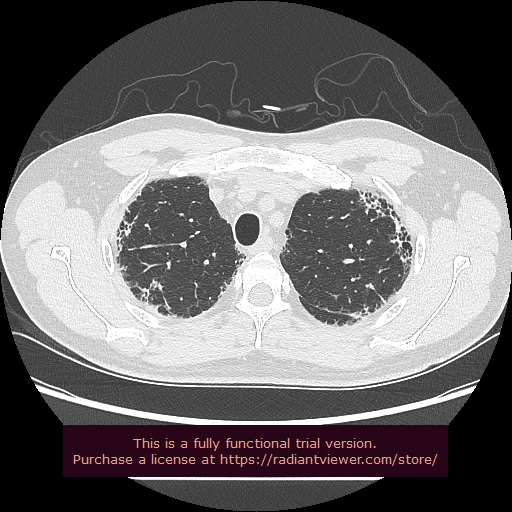
#> input picture test/honeycombing/0100001.jpg, 512 x 512 px
$ jupyter execute --allow-errors '尝试：直方图均衡.ipynb'
#> lines starting #> are read from the running program, lines starting #| are printed output that depends on the picture; after the words box and inside, x2 and y2 are one past the last pixel; in counts of white or black regions, pixels touching at a corner belong together; long printed decimals are rounded
[cell 1]
import cv2 as cv
import matplotlib.pyplot as plt
import numpy as np

[cell 2]
img=cv.imread("test/honeycombing/0100001.jpg")#转换成灰度图
#> img is the input picture: shape (512, 512, 3); mean B, G, R 111.1, 109.8, 112.7
print(img.shape)
#| (512, 512, 3)
img=cv.cvtColor(img,cv.COLOR_BGR2GRAY)
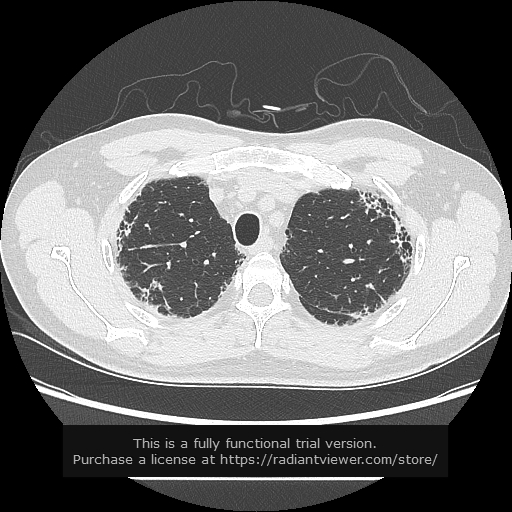
#> img: shape (512, 512); min 0, max 255, mean 110.8
plt.imshow(img,cmap="gray")

[cell 3]
#全局阈值分割
meanGray=img.mean() #平均灰度值
#> meanGray = 110.8
ret,thresh=cv.threshold(img,meanGray,255,cv.THRESH_BINARY)
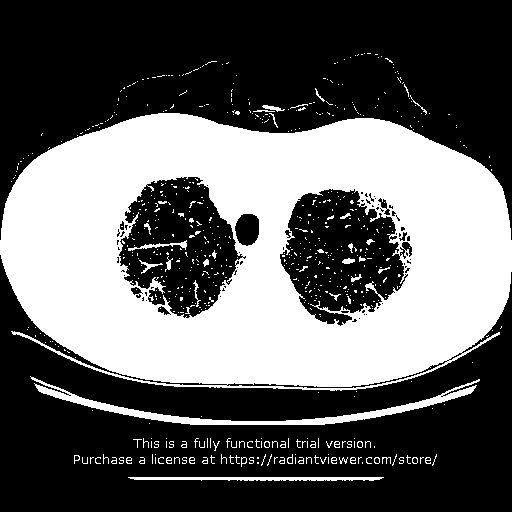
#> thresh: shape (512, 512); 38.6% white; 650 white regions (595 under 20 px), largest, box (x1, y1, x2, y2) and area: (0, 113, 512, 391) 93552, (30, 376, 480, 425) 2987, (128, 477, 384, 481) 840
#> ret = 110
T=meanGray
#> T = 110.8

result=[]
T_last=0
print(abs(T_last-T))
#| 110.832
while abs(T_last-T)>0.1:
    T_last=T
    zero_value=0
    zero_num=0
    one_value=0
    one_num=0
    for i in range(img.shape[0]):
        for j in range(img.shape[1]):
            if thresh[i,j]==0:
                zero_num+=1
                zero_value+=img[i,j]
            else:
                one_num+=1
                one_value+=img[i,j]

    T=((zero_value/zero_num)+(one_value/one_num))/2 #计算前景和背景的平均灰度

    meanGray=T
    print(meanGray)
    ret,thresh=cv.threshold(img,meanGray,255,cv.THRESH_BINARY)
    result.append(thresh)
#> this loop made 4 passes
#> (T_last, T, meanGray, ret) on passes 1 to 4: (110.8, 131.1, 131.1, 131), (131.1, 133.1, 133.1, 133), (133.1, 133.2, 133.2, 133), (133.2, 133.2, 133.2, 133)
#| 131.115
#| 133.053
#| 133.171
#| 133.171
#> pass 1, `ret,thresh=cv.threshold(img,meanGray,255,cv.THRESH_BINARY)`:
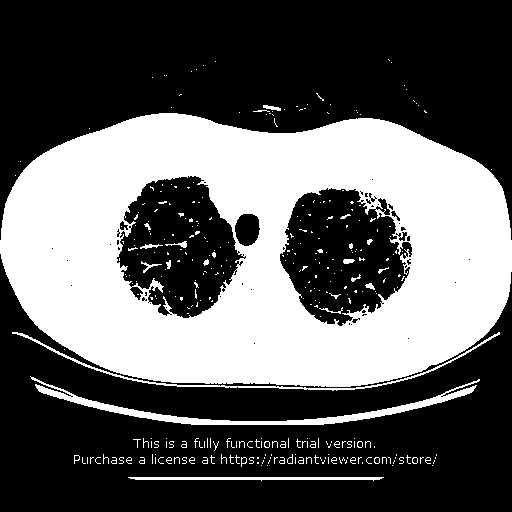
#> thresh: shape (512, 512); 37.6% white; 339 white regions (301 under 20 px), largest, box (x1, y1, x2, y2) and area: (0, 113, 512, 387) 91253, (30, 376, 480, 425) 2885, (12, 332, 500, 391) 1096
#> pass 2, `ret,thresh=cv.threshold(img,meanGray,255,cv.THRESH_BINARY)`:
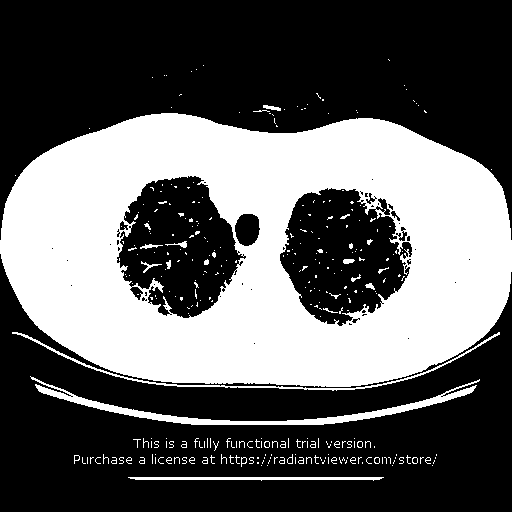
#> thresh: shape (512, 512); 37.5% white; 322 white regions (285 under 20 px)
#> after the loop, result = 4 items
plt.imshow(thresh,cmap="gray")

[cell 4]
contours, hierarchy = cv.findContours(thresh,cv.RETR_EXTERNAL, cv.CHAIN_APPROX_SIMPLE)
#> contours = 157 contours, 145 with area under 20; largest, box (x1, y1, x2, y2) and area: (0, 113, 512, 387) 116147, (30, 376, 480, 425) 2354, (12, 332, 500, 391) 596, (128, 477, 384, 481) 499, (263, 105, 281, 111) 41
maxArea=0
maxContour=[]
index=0
for i in range(len(contours)):
    area = cv.contourArea(contours[i])
    if area>maxArea:
        maxArea=area
        maxContour=contours[i]
#> this loop made 157 passes
#> (area, maxArea) on passes 1, 120, 130: (499, 499), (2354.5, 2354.5), (116147, 116147)
#> area on passes 17, 23, 43: 28, 28, 28.5
#> after the loop, maxArea = 116147; maxContour = contour of 604 points, box (x1, y1, x2, y2) (0, 113, 512, 387), area 116147

i=cv.drawContours(img, [maxContour], 0, (0,150,100), 3)
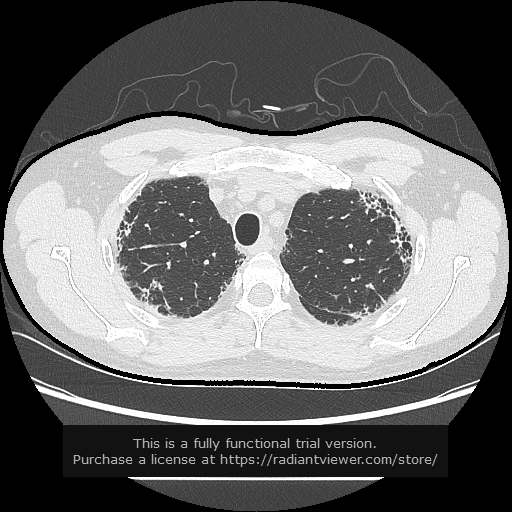
#> i: shape (512, 512); min 0, max 255, mean 107
plt.imshow(i,cmap="gray")

[cell 5]
#判断点是否在最大连通区域轮廓内,制作掩模
mask=thresh.copy()
isIn=0
for i in range(thresh.shape[0]):
    for j in range(thresh.shape[1]):
        isIn=cv.pointPolygonTest(maxContour,(j,i),False)
        if isIn==1:
            mask[i,j]=0
        else:
            mask[i,j]=255
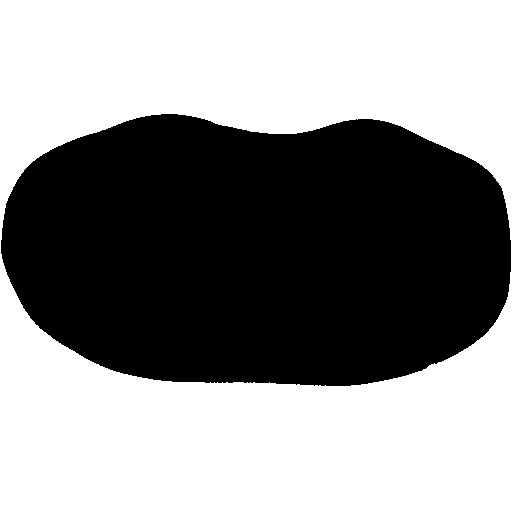
#> mask: shape (512, 512); 55.9% white; 1 black region, box (x1, y1, x2, y2) and area: (1, 114, 511, 386) 115531


plt.imshow(mask,cmap="gray")

[cell 6]
#提取中间的区域
extract=np.zeros((img.shape),np.uint8)
for i in range(thresh.shape[0]):
    for j in range(thresh.shape[1]):
        if mask[i,j]==0:
            extract[i,j]=img[i,j]
        else:
            extract[i,j]=255
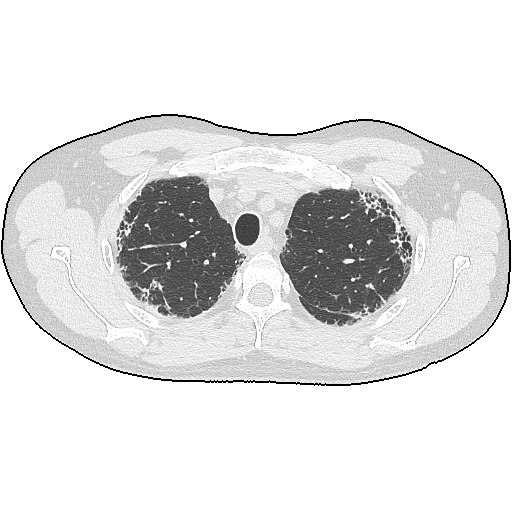
#> extract: shape (512, 512); min 0, max 255, mean 225.7

plt.imshow(extract,cmap="gray")

[cell 7]
#取反
ret,thresh=cv.threshold(extract,127,255,cv.THRESH_BINARY)
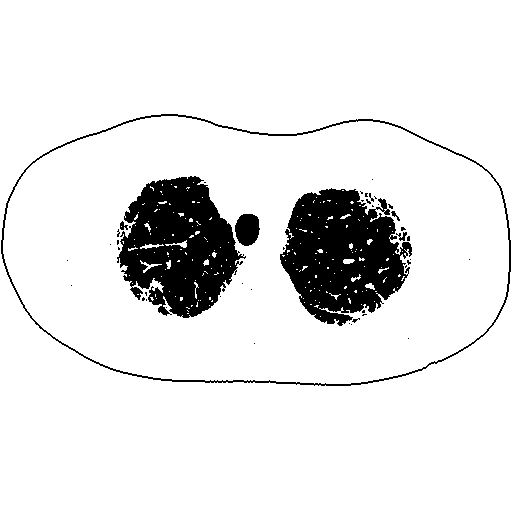
#> thresh: shape (512, 512); 89.8% white; 45 black regions (38 under 20 px), largest, box (x1, y1, x2, y2) and area: (280, 188, 412, 326) 11738, (117, 176, 246, 318) 11474, (1, 114, 511, 386) 2456
result=~mask-thresh
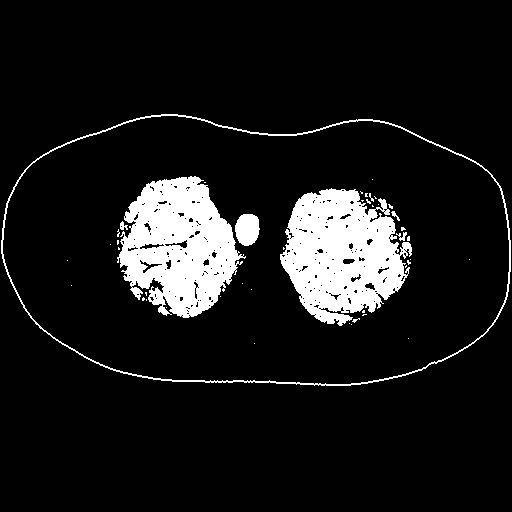
#> result: shape (512, 512); min 0, max 255, mean 26.5
plt.imshow(thresh,cmap="gray")

[cell 8]
rect=(100,0,300,500)
img3=cv.cvtColor(extract,cv.COLOR_GRAY2RGB)
#> (the rest of this cell did not finish here and is left out)
